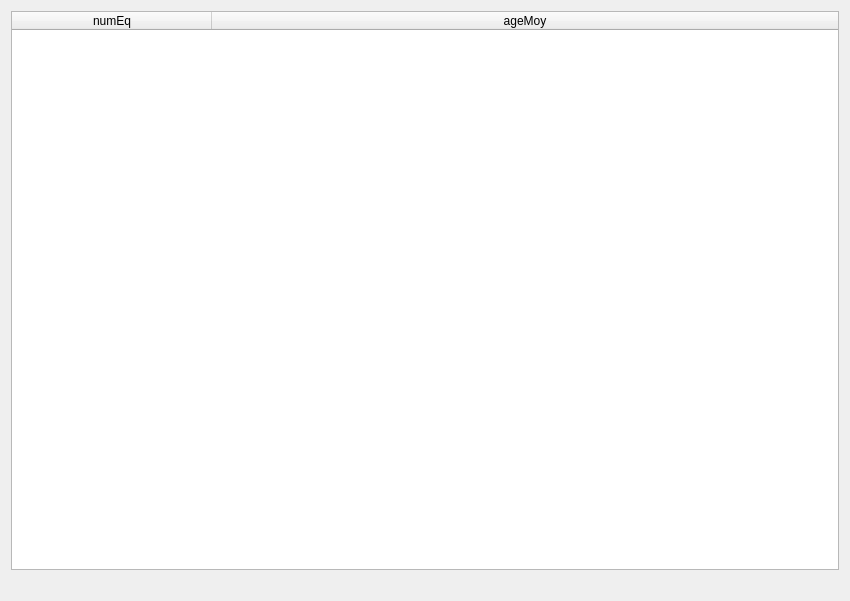
<?xml version="1.0" encoding="UTF-8"?>
<ui version="4.0">
 <class>fct_fournie_1</class>
 <widget class="QDialog" name="fct_fournie_1">
  <property name="geometry">
   <rect>
    <x>0</x>
    <y>0</y>
    <width>850</width>
    <height>601</height>
   </rect>
  </property>
  <property name="windowTitle">
   <string>Nom, prénom, pays, catégorie des sportifs de l'équipe 1</string>
  </property>
  <layout class="QVBoxLayout" name="verticalLayout">
   <item>
    <widget class="QTableWidget" name="table_ageMoy">
     <attribute name="horizontalHeaderDefaultSectionSize">
      <number>200</number>
     </attribute>
     <attribute name="horizontalHeaderMinimumSectionSize">
      <number>50</number>
     </attribute>
     <attribute name="horizontalHeaderStretchLastSection">
      <bool>true</bool>
     </attribute>
     <attribute name="verticalHeaderVisible">
      <bool>false</bool>
     </attribute>
     <column>
      <property name="text">
       <string>numEq</string>
      </property>
     </column>
     <column>
      <property name="text">
       <string>ageMoy</string>
      </property>
     </column>
    </widget>
   </item>
   <item>
    <widget class="QLabel" name="label_ageMoy">
     <property name="text">
      <string/>
     </property>
     <property name="alignment">
      <set>Qt::AlignCenter</set>
     </property>
    </widget>
   </item>
  </layout>
 </widget>
 <resources/>
 <connections/>
</ui>
